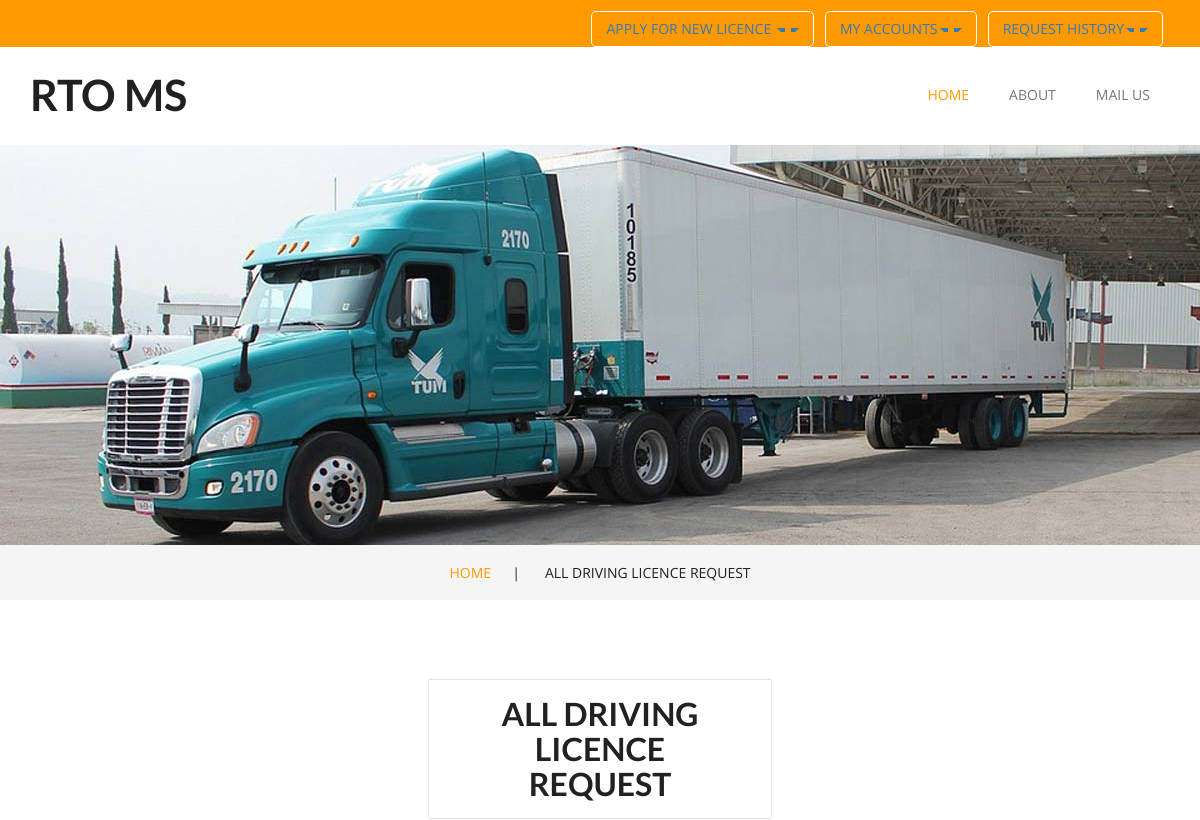
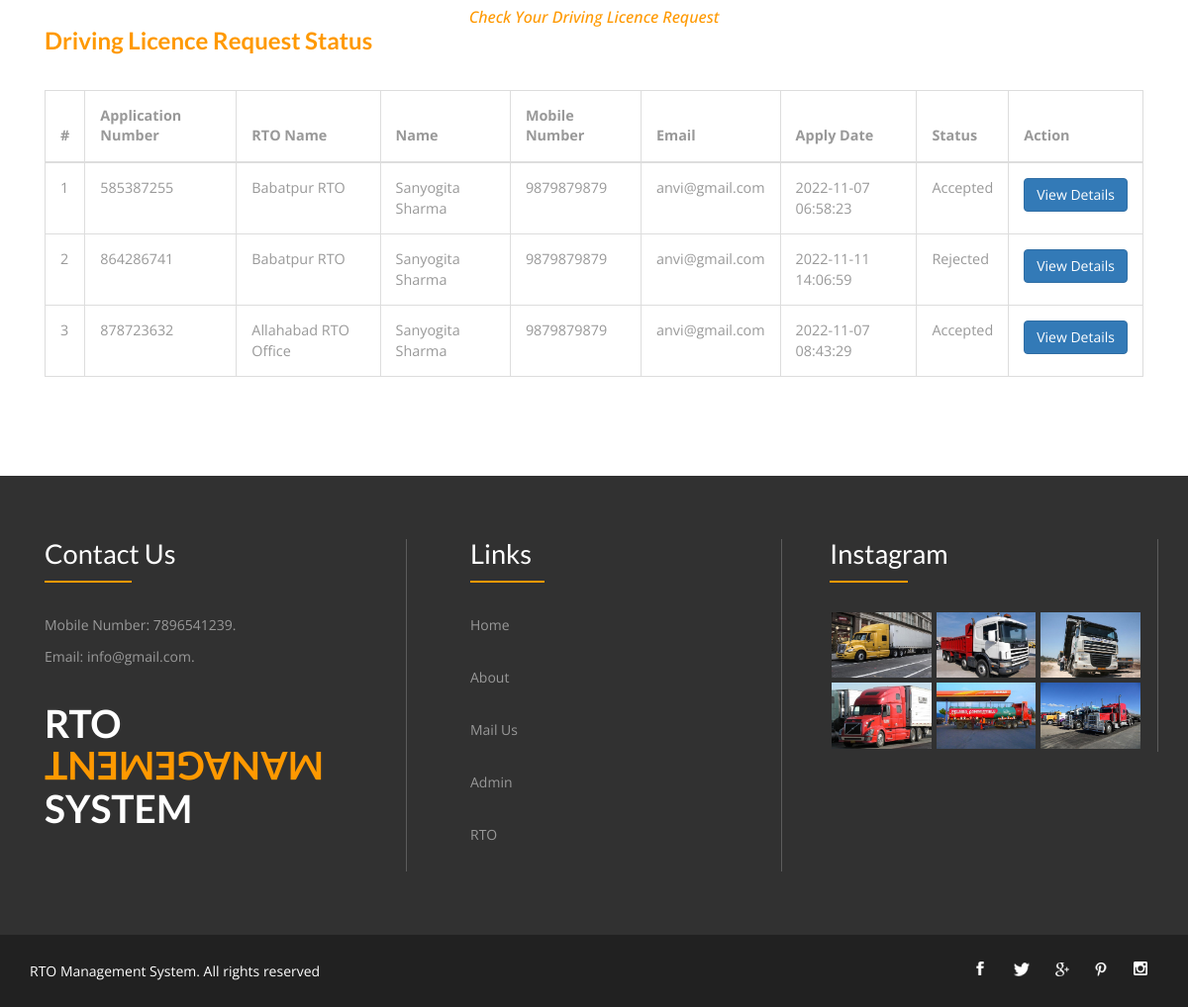
Screenshot of /rtoms/all-dl-request.php (signed in) with the database file from the repository (2 pictures, top to bottom).
### tables this page shows
CREATE TABLE `tblldicence` (
  `ID` int(10) NOT NULL,
  `LearningLicenceno` int(10) DEFAULT NULL,
  `ApplicationNumber` int(10) DEFAULT NULL,
  `UserID` int(10) DEFAULT NULL,
  `StateID` int(5) DEFAULT NULL,
  `CityID` int(5) DEFAULT NULL,
  `ProfilePic` varchar(250) DEFAULT NULL,
  `FathersName` varchar(250) DEFAULT NULL,
  `DateofBirth` date DEFAULT NULL,
  `EducationQualification` varchar(250) DEFAULT NULL,
  `LicenceType` varchar(250) DEFAULT NULL,
  `PermanentAddress` mediumtext DEFAULT NULL,
  `CommunicationAddress` mediumtext DEFAULT NULL,
  `BloodGroup` varchar(100) DEFAULT NULL,
  `ApplyDate` timestamp NULL DEFAULT current_timestamp(),
  `Remark` varchar(250) DEFAULT NULL,
  `Status` varchar(100) DEFAULT NULL,
  `UpdationDate` timestamp NULL DEFAULT NULL ON UPDATE current_timestamp()
);

CREATE TABLE `tblrto` (
  `ID` int(5) NOT NULL,
  `StateID` int(5) DEFAULT NULL,
  `CityID` int(5) DEFAULT NULL,
  `NameofRTO` varchar(250) DEFAULT NULL,
  `RTOAddress` mediumtext DEFAULT NULL,
  `Nodalofficer` varchar(250) DEFAULT NULL,
  `Username` varchar(250) DEFAULT NULL,
  `Password` varchar(250) DEFAULT NULL,
  `CreationDate` timestamp NULL DEFAULT current_timestamp()
);

CREATE TABLE `users` (
  `id` int(11) NOT NULL,
  `FirstName` varchar(255) DEFAULT NULL,
  `LastName` varchar(255) DEFAULT NULL,
  `Email` varchar(255) DEFAULT NULL,
  `MobileNumber` bigint(11) DEFAULT NULL,
  `Password` varchar(255) DEFAULT NULL,
  `regDate` timestamp NOT NULL DEFAULT current_timestamp()
);

CREATE TABLE `tblpage` (
  `ID` int(10) NOT NULL,
  `PageType` varchar(200) DEFAULT NULL,
  `PageTitle` mediumtext DEFAULT NULL,
  `PageDescription` mediumtext DEFAULT NULL,
  `Email` varchar(200) DEFAULT NULL,
  `MobileNumber` bigint(10) DEFAULT NULL,
  `UpdationDate` date DEFAULT NULL,
  `Timing` varchar(200) NOT NULL
);

### rtoms/all-dl-request.php (the view, shortened to what this page needs)
<?php
include('includes/config.php');
if (strlen($_SESSION['rtomsuid']==0)) {
  header('location:logout.php');
  } else{
  ?>
<!DOCTYPE html>
<html>
<head>
<link href="css/bootstrap.css" rel="stylesheet" type="text/css" media="all" />
<link href="css/style.css" rel="stylesheet" type="text/css" media="all" />
</head>
<body>
	<?php include_once('includes/header.php');?>
	<div class="banner1">
	</div>
	<div class="services-breadcrumb">
		<div class="container">
			<ul>
				<li><a href="index.php">Home</a><i>|</i></li>
				<li>All Driving Licence Request</li>
			</ul>
		</div>
	</div>
	<div class="mail">
		<div class="container">
			<h3>All Driving Licence Request</h3>
			<p class="quia">Check Your Driving Licence Request</p>
			<div class="col-md-12 wthree_contact_left">
				<h4>Driving Licence Request Status</h4>
				<table class="table table-bordered">
                                    <thead>
                                        <tr>
                                            <th>#</th>
                                            <th>Application Number</th>
                                            <th>RTO Name</th>
                                            <th>Name</th>
                                            <th>Mobile Number</th>
                                            <th>Email</th>
                                            <th>Apply Date</th>
                                            <th>Status</th>
                                            <th>Action</th>
                                        </tr>
                                    </thead>
                                    <tbody>
<?php
$uid=$_SESSION['rtomsuid'];
$ret=mysqli_query($con,"select tblrto.ID as rtoid,tblrto.NameofRTO,tblrto.StateID as rstid,tblrto.CityID as rctid,tblldicence.ID as dlid,tblldicence.ApplicationNumber,tblldicence.StateID as dlsid,tblldicence.CityID as dlcid,tblldicence.ApplyDate,tblldicence.Status,users.id,users.FirstName,users.LastName,users.MobileNumber,users.Email from tblldicence
    join users on users.id=tblldicence.UserId
    left join tblrto on tblrto.CityID=tblldicence.CityID where tblldicence.UserId=$uid");
$cnt=1;
while ($row=mysqli_fetch_array($ret)) {
?>
                                <tr>
                                            <td><?php echo $cnt;?></td>
                  <td><?php  echo $row['ApplicationNumber'];?></td>
                  <td><?php  echo $row['NameofRTO'];?></td>
                  <td><?php  echo $row['FirstName'];?> <?php  echo $row['LastName'];?></td>
                  <td><?php  echo $row['MobileNumber'];?></td>
                  <td><?php  echo $row['Email'];?></td>
                  <td><?php  echo $row['ApplyDate'];?></td>
                  <?php if($row['Status']==""){ ?>
                     <td class="font-w600"><?php echo "Not Updated Yet"; ?></td>
                     <?php } else { ?>
                      <td><?php  echo $row['Status'];?></td><?php } ?>
                                    <td><a href="view-dl-request.php?appid=<?php echo $row['ApplicationNumber'];?>" class="btn btn-primary">View Details</a></td>
                                        </tr>
                                        <?php $cnt=$cnt+1; } ?>
                                    </tbody>
                                </table>
			</div>
			<div class="clearfix"> </div>
		</div>
	</div>
	<?php include_once('includes/footer.php');?>
</body>
</html>
<?php } ?>

### rtoms/includes/header.php (shortened to what this page needs)
<div class="header">
        <div class="container">
            <div class="w3l_header_right">
                <ul>
                    <?php if (strlen($_SESSION['rtomsuid']>0)) {?>
<li role="presentation" class="dropdown">
                            <a href="#" id="myTabDrop1" class="dropdown-toggle" data-toggle="dropdown" aria-controls="myTabDrop1-contents">Apply For New Licence <span class="caret"></span></a>
                        </li>
                        <li role="presentation" class="dropdown">
                            <a href="#" id="myTabDrop1" class="dropdown-toggle" data-toggle="dropdown" aria-controls="myTabDrop1-contents">My Accounts<span class="caret"></span></a>
                        </li>
                        <li role="presentation" class="dropdown">
                            <a href="#" id="myTabDrop1" class="dropdown-toggle" data-toggle="dropdown" aria-controls="myTabDrop1-contents">Request History<span class="caret"></span></a>
                        </li><?php } ?>
                </ul>
            </div>
            <div class="clearfix"> </div>
        </div>
    </div>
    <div class="logo_nav">
        <div class="container">
            <nav class="navbar navbar-default">
                <div class="navbar-header">
                    <div class="logo">
                        <h1><a class="navbar-brand" href="index.php">RTO MS</a></h1>
                    </div>
                </div>
                <div class="collapse navbar-collapse nav-wil" id="bs-example-navbar-collapse-1">
                    <nav class="link-effect-2" id="link-effect-2">
                        <ul class="nav navbar-nav">
                            <li class="active"><a href="index.php"><span data-hover="Home">Home</span></a></li>
                            <li><a href="about.php"><span data-hover="About">About</span></a></li>
                            <li><a href="contact.php"><span data-hover="Mail Us">Mail Us</span></a></li>
                        </ul>
                    </nav>
                </div>
            </nav>
        </div>
    </div>

### rtoms/includes/footer.php (shortened to what this page needs)
<div class="footer">
              <div class="container">
                     <div class="col-md-4 w3agile_footer_grid">
                             <?php
$ret=mysqli_query($con,"select * from tblpage where PageType='contactus' ");
while ($row=mysqli_fetch_array($ret)) {
?>
                            <h3><?php  echo $row['PageTitle'];?></h3>
                            <p>Mobile Number: <?php  echo $row['MobileNumber'];?>.</p>
                            <p>Email: <?php  echo $row['Email'];?>.</p>
                     <?php } ?>
                            <h2><a href="index.php">RTO<span>Management</span>System</a></h2>
                     </div>
                     <div class="col-md-4 w3agile_footer_grid">
                            <h3>Links</h3>
                            <ul>
                                   <li><a href="index.php">Home</a></li>
                                   <li><a href="about.php">About</a></li>
                                   <li><a href="contact.php">Mail Us</a></li>
                                   <li><a href="admin/index.php">Admin</a></li>
                                   <li><a href="rto/index.php">RTO</a></li>
                            </ul>
                     </div>
                     <div class="col-md-4 w3agile_footer_grid">
                            <h3>Instagram</h3>
                            <div class="w3agile_footer_grid_left">
                                   <img src="images/9.jpg" alt=" " class="img-responsive" />
                            </div>
                            <div class="w3agile_footer_grid_left">
                                   <img src="images/10.jpg" alt=" " class="img-responsive" />
                            </div>
                            <div class="w3agile_footer_grid_left">
                                   <img src="images/11.jpg" alt=" " class="img-responsive" />
                            </div>
                            <div class="w3agile_footer_grid_left">
                                   <img src="images/8.jpg" alt=" " class="img-responsive" />
                            </div>
                            <div class="w3agile_footer_grid_left">
                                   <img src="images/7.jpg" alt=" " class="img-responsive" />
                            </div>
                            <div class="w3agile_footer_grid_left">
                                   <img src="images/6.jpg" alt=" " class="img-responsive" />
                            </div>
                            <div class="clearfix"> </div>
                     </div>
                     <div class="clearfix"> </div>
              </div>
       </div>
       <div class="agileinfo_copy_right">
              <div class="container">
                     <div class="agileinfo_copy_right_left">
                            <p> RTO Management System. All rights reserved</p>
                     </div>
                     <div class="agileinfo_copy_right_right">
                            <ul class="social">
                                   <li><a class="social-linkedin" href="#">
                                          <i></i>
                                          </a></li>
                                   <li><a class="social-twitter" href="#">
                                          <i></i>
                                          </a></li>
                                   <li><a class="social-google" href="#">
                                          <i></i>
                                          </a></li>
                                   <li><a class="social-facebook" href="#">
                                          <i></i>
                                          </a></li>
                                   <li><a class="social-instagram" href="#">
                                          <i></i>
                                          </a></li>
                            </ul>
                     </div>
                     <div class="clearfix"> </div>
              </div>
       </div>

### rows the page displays
tblldicence: ApplicationNumber "585387255", tblrto.NameofRTO "Babatpur RTO", UserID.FirstName "Sanyogita", UserID.LastName "Sharma", UserID.MobileNumber "9879879879", UserID.Email "anvi@gmail.com", ApplyDate "2022-11-07 06:58:23", Status "Accepted"
tblldicence: ApplicationNumber "864286741", tblrto.NameofRTO "Babatpur RTO", UserID.FirstName "Sanyogita", UserID.LastName "Sharma", UserID.MobileNumber "9879879879", UserID.Email "anvi@gmail.com", ApplyDate "2022-11-11 14:06:59", Status "Rejected"
tblldicence: ApplicationNumber "878723632", tblrto.NameofRTO "Allahabad RTO Office", UserID.FirstName "Sanyogita", UserID.LastName "Sharma", UserID.MobileNumber "9879879879", UserID.Email "anvi@gmail.com", ApplyDate "2022-11-07 08:43:29", Status "Accepted"
tblpage: PageTitle "Contact Us", MobileNumber "7896541239", Email "info@gmail.com"
